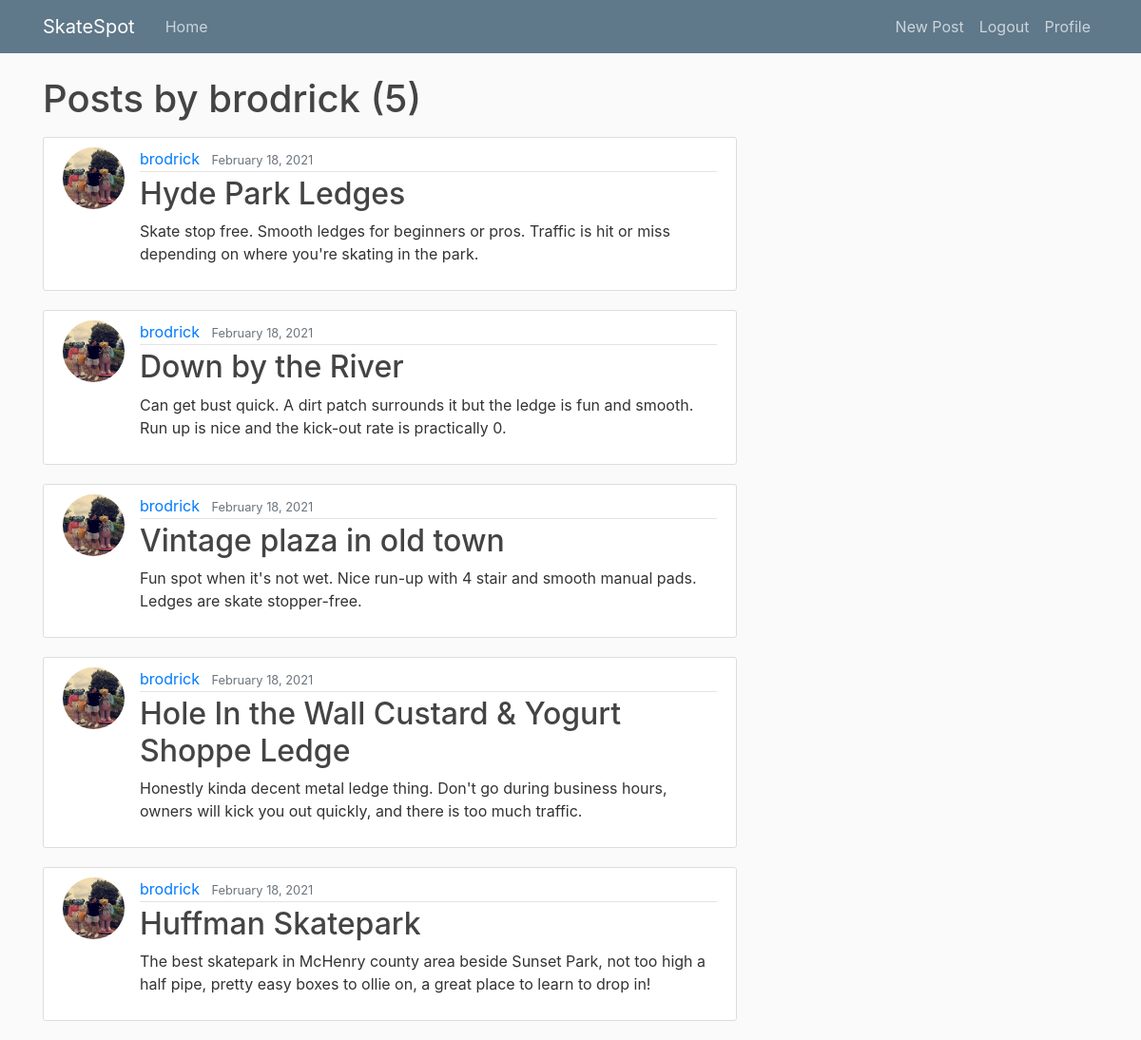
/user/brodrick (signed in), run on the app's committed database.
### blog/models.py (models this page shows, shortened)
class Post(models.Model):
    title = models.CharField(max_length=100)
    content = models.TextField()
    address = models.CharField(max_length=100, default='address')
    date_posted = models.DateTimeField(default=timezone.now)
    author = models.ForeignKey(User, on_delete=models.CASCADE)
    image = models.ImageField(default='default.jpg', upload_to='blog_images')

### users/models.py (models this page shows, shortened)
class Profile(models.Model):
    user = models.OneToOneField(User, on_delete=models.CASCADE)
    image = models.ImageField(default='default.jpg', upload_to='profile_pics')

### blog/views.py (the view)
# urls.py: path('user/<str:username>', UserPostListView.as_view(), name='user-posts'),
class UserPostListView(ListView):
    model = Post
    template_name = "blog/user_posts.html"
    context_object_name = 'posts'
    paginate_by = 7
    def get_queryset(self):
        user = get_object_or_404(User, username=self.kwargs.get('username'))
        return Post.objects.filter(author=user).order_by('-date_posted')

### blog/templates/blog/user_posts.html (shortened to what this page needs)
{% extends 'blog/base.html' %} {% block content %}
<h1 class="mb-3">Posts by {{view.kwargs.username}} ({{page_obj.paginator.count}})</h1>
{% for post in posts %}
<article class="media content-section">
  <img
    class="rounded-circle article-img"
    src="{{post.author.profile.image.url}}"
    alt="profile image"
  />
  <div class="media-body">
    <div class="article-metadata">
      <a class="mr-2" href="{% url 'user-posts' post.author.username %}" >{{ post.author }}</a>
      <small class="text-muted">{{ post.date_posted|date:"F d, Y" }}</small>
    </div>
    <h2>
      <a class="article-title" href="{% url 'post-detail' post.id %}"
        >{{ post.title }}</a
      >
    </h2>
    <p class="article-content">{{ post.content }}</p>
  </div>
</article>
{% endfor %}
{% endblock content %}

### blog/static/blog/main.css (style rules this page uses)
body { background: #fafafa; color: #333333; margin-top: 5rem; }
h1, h2, h3, h4, h5, h6 { color: #444444; }
.content-section { background: #ffffff; padding: 10px 20px; border: 1px solid #dddddd; border-radius: 3px; margin-bottom: 20px; }
.article-title { color: #444444; }
.article-content { white-space: pre-line; }
.article-img { height: 65px; width: 65px; margin-right: 16px; }
.article-metadata { padding-bottom: 1px; margin-bottom: 4px; border-bottom: 1px solid #e3e3e3; }

### data on the page
Post: author.profile.image (picture), author "brodrick", date_posted "February 18, 2021", title "Hyde Park Ledges", content "Skate stop free. Smooth ledges for beginners or pros. Traffic is hit or miss depending on where you're skating in the park."
Post: author.profile.image (picture), author "brodrick", date_posted "February 18, 2021", title "Down by the River", content "Can get bust quick. A dirt patch surrounds it but the ledge is fun and smooth. Run up is nice and the kick-out rate is practically 0."
Post: author.profile.image (picture), author "brodrick", date_posted "February 18, 2021", title "Vintage plaza in old town", content "Fun spot when it's not wet. Nice run-up with 4 stair and smooth manual pads. Ledges are skate stopper-free."
Post: author.profile.image (picture), author "brodrick", date_posted "February 18, 2021", title "Hole In the Wall Custard & Yogurt Shoppe Ledge", content "Honestly kinda decent metal ledge thing. Don't go during business hours, owners will kick you out quickly, and there is too much traffic."
Post: author.profile.image (picture), author "brodrick", date_posted "February 18, 2021", title "Huffman Skatepark", content "The best skatepark in McHenry county area beside Sunset Park, not too high a half pipe, pretty easy boxes to ollie on, a great place to learn to drop in!"

### other printed values
{{ view.kwargs.username }} "brodrick"
{{ page_obj.paginator.count }} "5"
